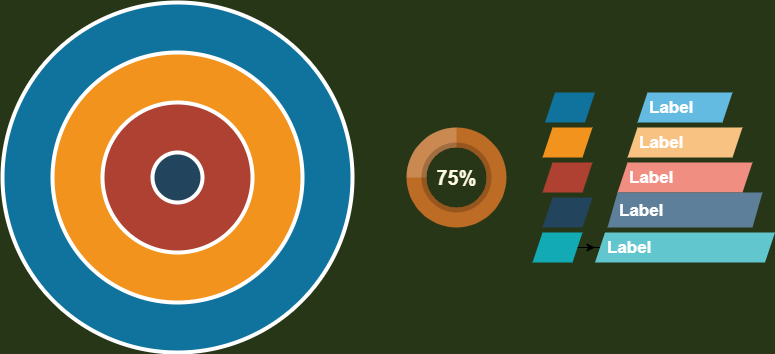
#> input picture img/1.png, 775 x 354 px
$ python vague.py
#> lines starting #> are read from the running program, lines starting #| are printed output that depends on the picture
#图像模糊(图像平滑）：平均,高斯模糊，中值模糊，双边滤波
import cv2
import numpy as np
from matplotlib import pyplot as plt
img = cv2.imread('../img/1.png')
#> img is the input picture: shape (354, 775, 3); mean B, G, R 69.1, 92.5, 84.6
blur = cv2.blur(img,(5,5))#平均
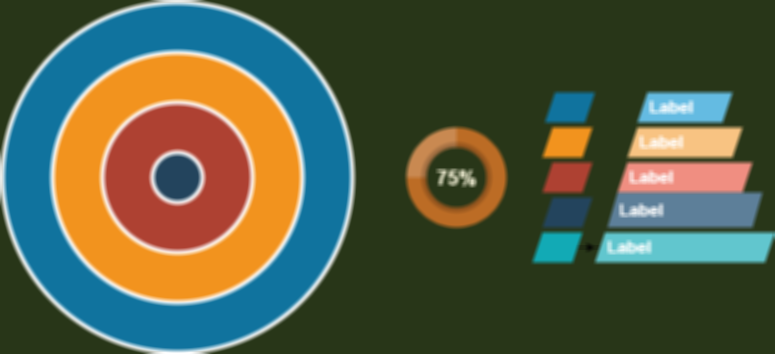
#> blur: shape (354, 775, 3); mean B, G, R 69.1, 92.5, 84.7
blur1 = cv2.GaussianBlur(img,(5,5),0)#高斯模糊
median = cv2.medianBlur(img,5)#中值模糊
blur2 = cv2.bilateralFilter(img,9,75,75)#双边滤波
# dst = cv2.filter2D(img,-1,blur)
plt.subplot(231),plt.imshow(img),plt.title('Original')
plt.xticks([]),plt.yticks([])
plt.subplot(232),plt.imshow(blur),plt.title('Blurred')
plt.xticks([]),plt.yticks([])
plt.subplot(233),plt.imshow(blur1),plt.title('Gaussian')
plt.xticks([]),plt.yticks([])
plt.subplot(234),plt.imshow(img),plt.title('Median')
plt.xticks([]),plt.yticks([])
plt.subplot(235),plt.imshow(img),plt.title('Bilateral')
plt.xticks([]),plt.yticks([])
plt.show()
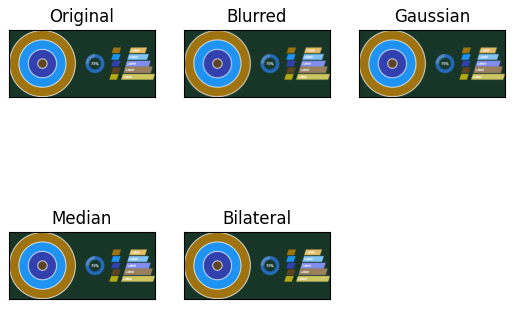
#> figure drawn by matplotlib, 5 panels; B, G, R data is drawn as R, G, B

$ run again, with img/2.png copied over img/1.png
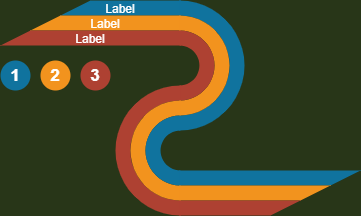
#> input picture img/2.png, 361 x 216 px
#> img is the input picture: shape (216, 361, 3); mean B, G, R 43.6, 73.2, 75.3
#> `blur = cv2.blur(img,(5,5))#平均`:
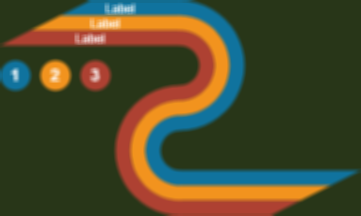
#> blur: shape (216, 361, 3); mean B, G, R 43.6, 73.3, 75.4
